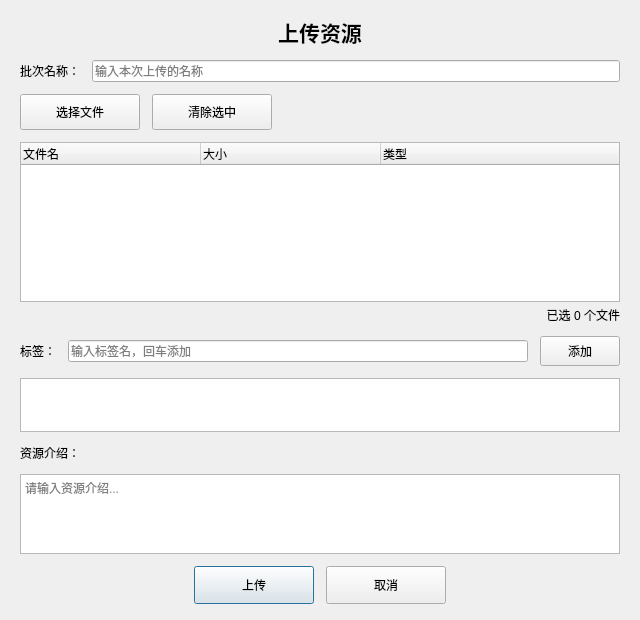
<?xml version="1.0" encoding="UTF-8"?>
<ui version="4.0">
 <class>UploadResourceDialog</class>
 <widget class="QDialog" name="UploadResourceDialog">
  <property name="geometry">
   <rect>
    <x>0</x>
    <y>0</y>
    <width>640</width>
    <height>620</height>
   </rect>
  </property>
  <property name="minimumSize">
   <size>
    <width>560</width>
    <height>500</height>
   </size>
  </property>
  <property name="windowTitle">
   <string>上传资源</string>
  </property>
  <layout class="QVBoxLayout" name="verticalLayoutMain">
   <property name="spacing">
    <number>12</number>
   </property>
   <property name="leftMargin">
    <number>20</number>
   </property>
   <property name="topMargin">
    <number>16</number>
   </property>
   <property name="rightMargin">
    <number>20</number>
   </property>
   <property name="bottomMargin">
    <number>16</number>
   </property>
   <item>
    <widget class="QLabel" name="labelTitle">
     <property name="font">
      <font>
       <pointsize>16</pointsize>
       <bold>true</bold>
      </font>
     </property>
     <property name="text">
      <string>上传资源</string>
     </property>
     <property name="alignment">
      <set>Qt::AlignmentFlag::AlignCenter</set>
     </property>
    </widget>
   </item>
   <item>
    <layout class="QHBoxLayout" name="horizontalLayoutBatchName">
     <item>
      <widget class="QLabel" name="labelBatchName">
       <property name="text">
        <string>批次名称：</string>
       </property>
      </widget>
     </item>
     <item>
      <widget class="QLineEdit" name="lineEditBatchName">
       <property name="placeholderText">
        <string>输入本次上传的名称</string>
       </property>
      </widget>
     </item>
    </layout>
   </item>
   <item>
    <layout class="QHBoxLayout" name="horizontalLayoutSelect">
     <item>
      <widget class="QPushButton" name="btnSelectFiles">
       <property name="minimumSize">
        <size>
         <width>120</width>
         <height>36</height>
        </size>
       </property>
       <property name="text">
        <string>选择文件</string>
       </property>
      </widget>
     </item>
     <item>
      <widget class="QPushButton" name="btnClearFiles">
       <property name="minimumSize">
        <size>
         <width>120</width>
         <height>36</height>
        </size>
       </property>
       <property name="text">
        <string>清除选中</string>
       </property>
      </widget>
     </item>
     <item>
      <spacer name="horizontalSpacerSelect">
       <property name="orientation">
        <enum>Qt::Orientation::Horizontal</enum>
       </property>
       <property name="sizeHint" stdset="0">
        <size>
         <width>40</width>
         <height>20</height>
        </size>
       </property>
      </spacer>
     </item>
    </layout>
   </item>
   <item>
    <widget class="QTreeWidget" name="treeWidgetFiles">
     <property name="minimumSize">
      <size>
       <width>0</width>
       <height>160</height>
      </size>
     </property>
     <property name="alternatingRowColors">
      <bool>true</bool>
     </property>
     <property name="selectionMode">
      <enum>QAbstractItemView::SelectionMode::ExtendedSelection</enum>
     </property>
     <property name="rootIsDecorated">
      <bool>false</bool>
     </property>
     <property name="columnCount">
      <number>3</number>
     </property>
     <attribute name="headerDefaultSectionSize">
      <number>180</number>
     </attribute>
     <attribute name="headerStretchLastSection">
      <bool>true</bool>
     </attribute>
     <column>
      <property name="text">
       <string>文件名</string>
      </property>
     </column>
     <column>
      <property name="text">
       <string>大小</string>
      </property>
     </column>
     <column>
      <property name="text">
       <string>类型</string>
      </property>
     </column>
    </widget>
   </item>
   <item>
    <widget class="QLabel" name="labelFileStats">
     <property name="text">
      <string>已选 0 个文件</string>
     </property>
     <property name="alignment">
      <set>Qt::AlignmentFlag::AlignRight|Qt::AlignmentFlag::AlignTrailing|Qt::AlignmentFlag::AlignVCenter</set>
     </property>
    </widget>
   </item>
   <item>
    <layout class="QHBoxLayout" name="horizontalLayoutTag">
     <item>
      <widget class="QLabel" name="labelTagsTitle">
       <property name="text">
        <string>标签：</string>
       </property>
      </widget>
     </item>
     <item>
      <widget class="QLineEdit" name="lineEditTag">
       <property name="placeholderText">
        <string>输入标签名，回车添加</string>
       </property>
      </widget>
     </item>
     <item>
      <widget class="QPushButton" name="btnAddTag">
       <property name="minimumSize">
        <size>
         <width>80</width>
         <height>30</height>
        </size>
       </property>
       <property name="text">
        <string>添加</string>
       </property>
      </widget>
     </item>
    </layout>
   </item>
   <item>
    <widget class="QListWidget" name="listWidgetTags">
     <property name="minimumSize">
      <size>
       <width>0</width>
       <height>54</height>
      </size>
     </property>
     <property name="maximumSize">
      <size>
       <width>16777215</width>
       <height>54</height>
      </size>
     </property>
     <property name="selectionMode">
      <enum>QAbstractItemView::SelectionMode::MultiSelection</enum>
     </property>
     <property name="flow">
      <enum>QListView::Flow::LeftToRight</enum>
     </property>
     <property name="viewMode">
      <enum>QListView::ViewMode::IconMode</enum>
     </property>
    </widget>
   </item>
   <item>
    <widget class="QLabel" name="labelDescTitle">
     <property name="text">
      <string>资源介绍：</string>
     </property>
    </widget>
   </item>
   <item>
    <widget class="QTextEdit" name="textEditDescription">
     <property name="minimumSize">
      <size>
       <width>0</width>
       <height>80</height>
      </size>
     </property>
     <property name="maximumSize">
      <size>
       <width>16777215</width>
       <height>80</height>
      </size>
     </property>
     <property name="placeholderText">
      <string>请输入资源介绍...</string>
     </property>
    </widget>
   </item>
   <item>
    <layout class="QHBoxLayout" name="horizontalLayoutBottom">
     <item>
      <spacer name="horizontalSpacerLeft">
       <property name="orientation">
        <enum>Qt::Orientation::Horizontal</enum>
       </property>
       <property name="sizeHint" stdset="0">
        <size>
         <width>40</width>
         <height>20</height>
        </size>
       </property>
      </spacer>
     </item>
     <item>
      <widget class="QPushButton" name="btnSubmit">
       <property name="minimumSize">
        <size>
         <width>120</width>
         <height>38</height>
        </size>
       </property>
       <property name="text">
        <string>上传</string>
       </property>
       <property name="default">
        <bool>true</bool>
       </property>
      </widget>
     </item>
     <item>
      <widget class="QPushButton" name="btnCancel">
       <property name="minimumSize">
        <size>
         <width>120</width>
         <height>38</height>
        </size>
       </property>
       <property name="text">
        <string>取消</string>
       </property>
      </widget>
     </item>
     <item>
      <spacer name="horizontalSpacerRight">
       <property name="orientation">
        <enum>Qt::Orientation::Horizontal</enum>
       </property>
       <property name="sizeHint" stdset="0">
        <size>
         <width>40</width>
         <height>20</height>
        </size>
       </property>
      </spacer>
     </item>
    </layout>
   </item>
  </layout>
 </widget>
 <resources/>
 <connections/>
</ui>
